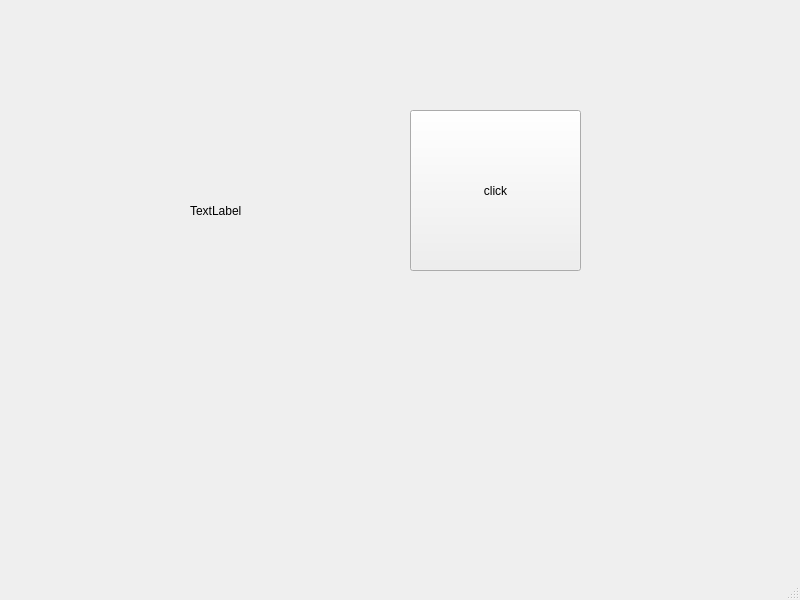
<?xml version="1.0" encoding="UTF-8"?>
<ui version="4.0">
 <class>MainWindow</class>
 <widget class="QMainWindow" name="MainWindow">
  <property name="geometry">
   <rect>
    <x>0</x>
    <y>0</y>
    <width>800</width>
    <height>600</height>
   </rect>
  </property>
  <property name="windowTitle">
   <string>MainWindow</string>
  </property>
  <widget class="QWidget" name="centralwidget">
   <widget class="QPushButton" name="pb">
    <property name="geometry">
     <rect>
      <x>410</x>
      <y>110</y>
      <width>171</width>
      <height>161</height>
     </rect>
    </property>
    <property name="text">
     <string>click</string>
    </property>
   </widget>
   <widget class="QLabel" name="lbl">
    <property name="geometry">
     <rect>
      <x>190</x>
      <y>130</y>
      <width>151</width>
      <height>161</height>
     </rect>
    </property>
    <property name="text">
     <string>TextLabel</string>
    </property>
   </widget>
  </widget>
  <widget class="QMenuBar" name="menubar">
   <property name="geometry">
    <rect>
     <x>0</x>
     <y>0</y>
     <width>800</width>
     <height>21</height>
    </rect>
   </property>
  </widget>
  <widget class="QStatusBar" name="statusbar"/>
 </widget>
 <resources/>
 <connections/>
</ui>
